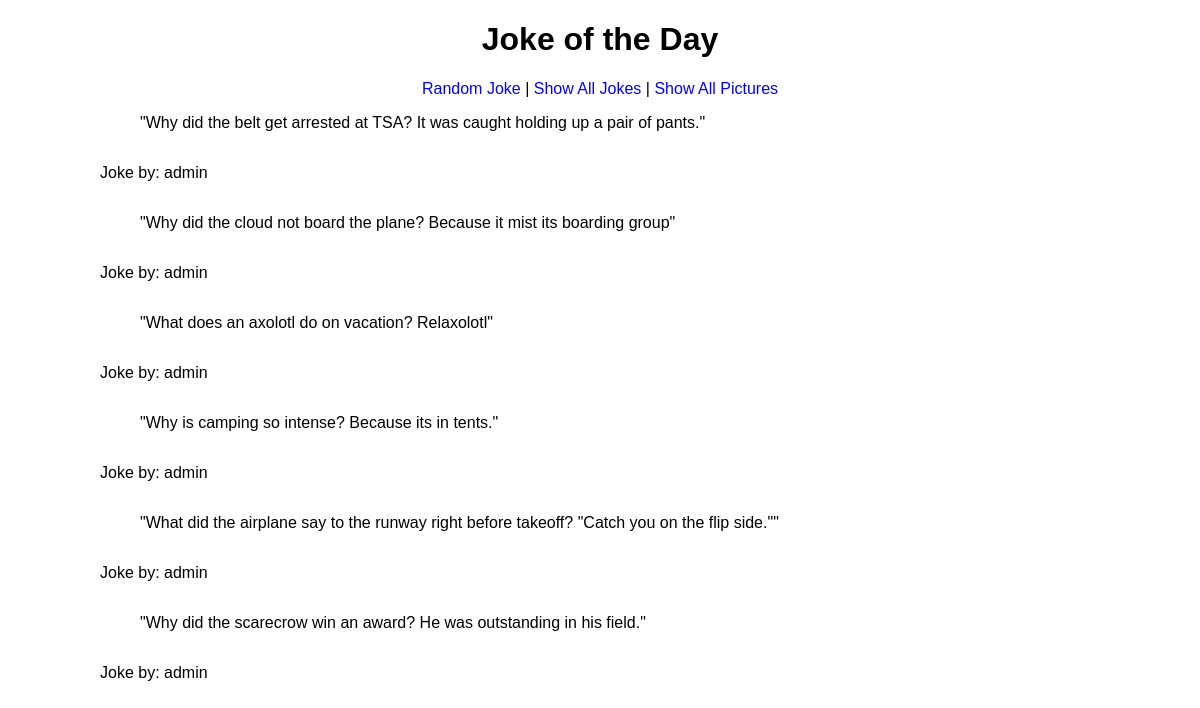
Before: /dadjokes/jokes with the older database file.
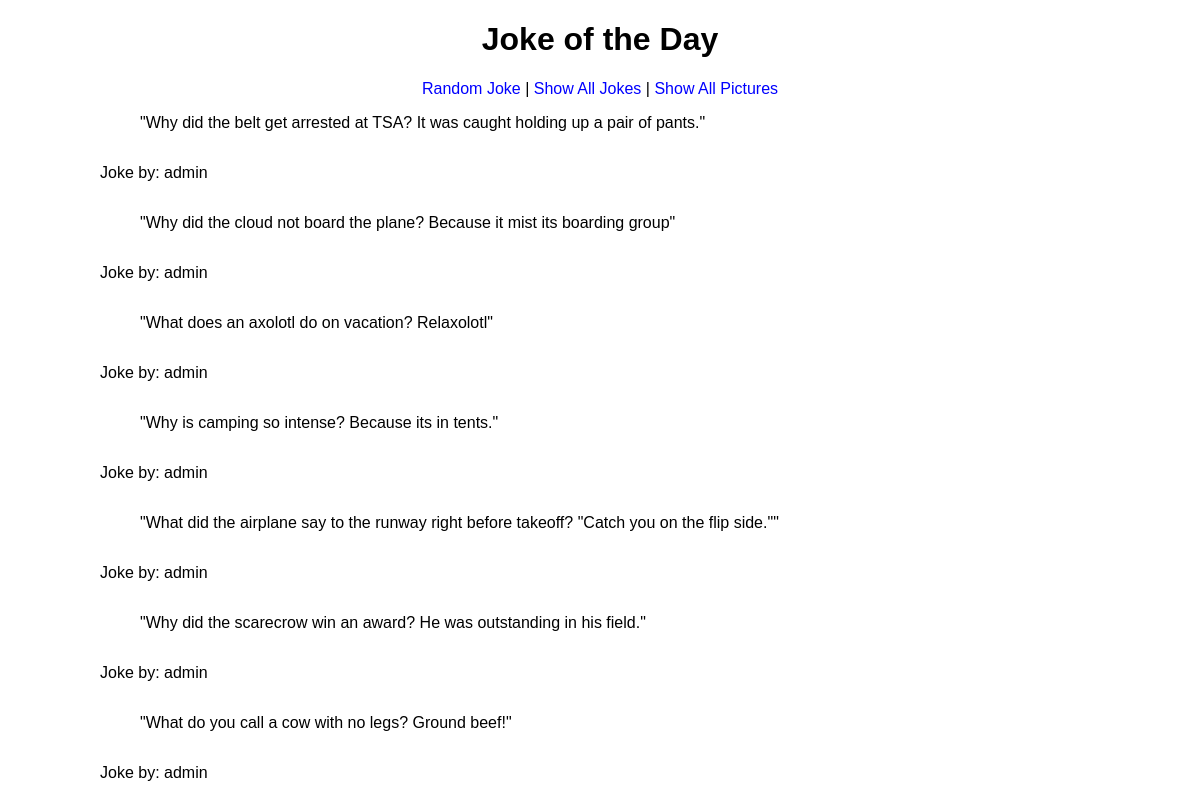
After: the same page with the newer database file.
### dadjokes/models.py (models this page shows)
class Jokes(models.Model):
    jokes = models.TextField(blank=False)
    contributor  = models.TextField(blank=False)
    timestamp = models.DateTimeField(blank=False)

### dadjokes/views.py (the view)
# urls.py: path('jokes', ManyJokes.as_view(), name="jokes"),
class ManyJokes(ListView):
    model = Jokes
    template_name = "dadjokes/jokes.html"
    context_object_name = "jokes"

### dadjokes/templates/dadjokes/jokes.html (shortened to what this page needs)
{% extends 'dadjokes/base.html' %}
{% block content %}
{%for joke in jokes%}
    <blockquote>"{{joke.jokes}}"</blockquote>
    <p>Joke by: {{joke.contributor}}</p>
{%endfor%}
{% endblock %}

Changed rows visible on the page:
added Jokes: jokes "What do you call a cow with no legs? Ground beef!", contributor "admin"
